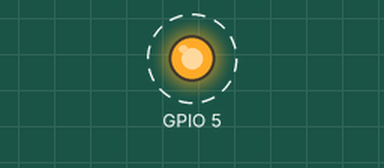
Recording of a program running on a simulated ESP32. On the bench: output pins drawn as LEDs (lit = HIGH). Dashed ring = blinking. What the program prints to the serial monitor is not drawn.

Above: at 0.5 s.
Timing chart, 0 to 3.3 s (numbered marks = the images above):
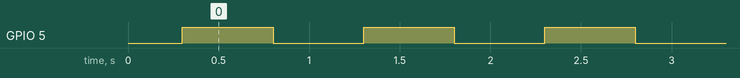

The program:

main.cpp
```cpp
// Scope test: square wave on a plain GPIO (default GPIO 5).
// Timing comes from HALF_PERIOD_MS in platformio.ini (not the fallback below).

#include <Arduino.h>

#ifndef GPIO_PIN
#define GPIO_PIN 5
#endif
#ifndef HALF_PERIOD_MS
#define HALF_PERIOD_MS 500
#endif
#ifndef USB_SERIAL_BAUD
#define USB_SERIAL_BAUD 115200
#endif

void setup() {
    Serial.begin(USB_SERIAL_BAUD);
    delay(300);

    pinMode(GPIO_PIN, OUTPUT);
    digitalWrite(GPIO_PIN, LOW);

    const float hz = 1000.0f / (2.0f * static_cast<float>(HALF_PERIOD_MS));
    Serial.printf("gpio5_toggle: GPIO%d, %.3f Hz (%lu ms per half-cycle)\n",
                  GPIO_PIN, hz, static_cast<unsigned long>(HALF_PERIOD_MS));
}

void loop() {
    digitalWrite(GPIO_PIN, HIGH);
    delay(HALF_PERIOD_MS);
    Serial.println("HIGH");
    digitalWrite(GPIO_PIN, LOW);
    delay(HALF_PERIOD_MS);
    Serial.println("LOW");

}
```

Measured:
- by itself, GPIO 5: alternates HIGH for 0.50 s and LOW for 0.50 s
